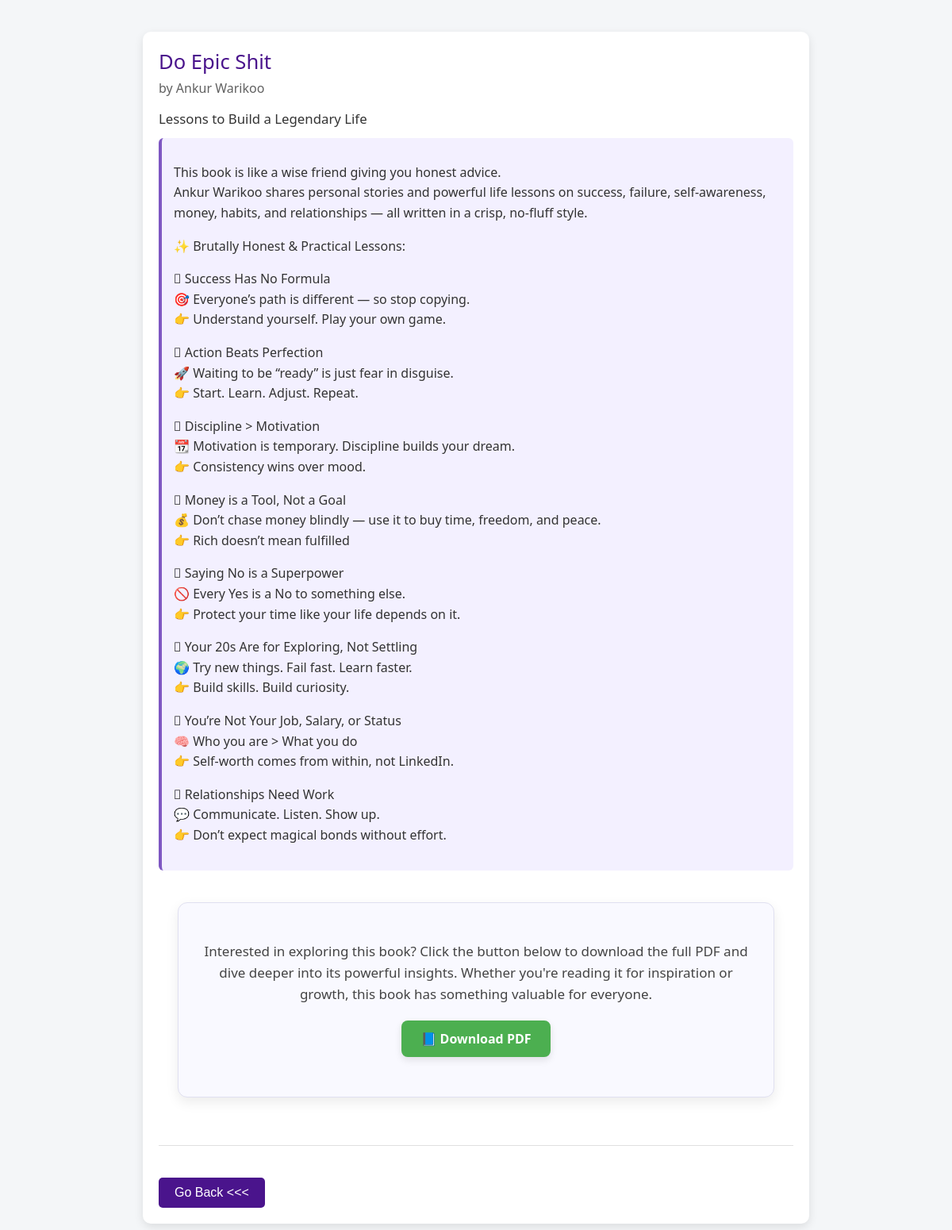
Screenshot of /book-detail/3/ (signed in) with the database file from the repository.
### Application/models.py (models this page shows, shortened)
class Book(models.Model):
    title = models.CharField(max_length=100)
    author = models.CharField(max_length=100)
    description = models.TextField(blank=True, null=True)
    summary = models.TextField()
    bookPDF_url = models.URLField(null=True,blank=True)

### Application/views.py (the view)
# urls.py: path('book-detail/<int:book_id>/', views.BookDetailView, name='book-summary'),
@login_required(login_url='login')
def BookDetailView(request, book_id):
    try:
        book_summary = Book.objects.get(id=book_id)
    except Book.DoesNotExist:
        messages.error(request, 'Book not found.')
        return redirect('book-list')  # Redirect to the book summary page if the book does not exist
    return render(request, 'book_detail.html', {'book_summary': book_summary})

### templates/book_detail.html (shortened to what this page needs)
<!DOCTYPE html>
<html lang="en">
<head>
</head>
<body>
<div class="container">
  <div class="book">
    <div class="book-title">{{ book_summary.title }}</div>
    <div class="book-author">by {{ book_summary.author }}</div>
    <div class="book-description">{{ book_summary.description }}</div>
    <div class="book-summary">{{ book_summary.summary|linebreaks }}</div>
<div class="download-section">
  <p class="download-message">
    Interested in exploring this book? Click the button below to download the full PDF and dive deeper into its powerful insights. Whether you're reading it for inspiration or growth, this book has something valuable for everyone.
  </p>
  <div class="book-pdf">
    <a href="{{ book_summary.bookPDF_url }}" target="_blank" class="pdf-button">📘 Download PDF</a>
  </div>
</div>
  </div>
  <a href="{% url "book-list" %}"><input type="submit" value="Go Back <<<"></a>
</div>
</body>
</html>

### rows the page displays
Book: title "Do Epic Shit", author "Ankur Warikoo", description "Lessons to Build a Legendary Life", summary "This book is like a wise friend giving you honest advice. Ankur Warikoo shares personal stories and powerful life lessons on success, failure, self-awareness, money, habits, and relationships — all written in a crisp, no-fluff style. ✨ Brutally Honest & Practical Lessons: ⿡ Success Has No Formula 🎯 Everyone’s path is different — so stop copying. 👉 Understand yourself. Play your own game. ⿢ Action Beats Perfection 🚀 Waiting to be “ready” is just fear in disguise. 👉 Start. Learn. Adjust. Repeat. ⿣ Discipline > Motivation 📆 Motivation is temporary. Discipline builds your dream. 👉 Consistency wins over mood. ⿤ Money is a Tool, Not a Goal 💰 Don’t chase money blindly — use it to buy time,…"
